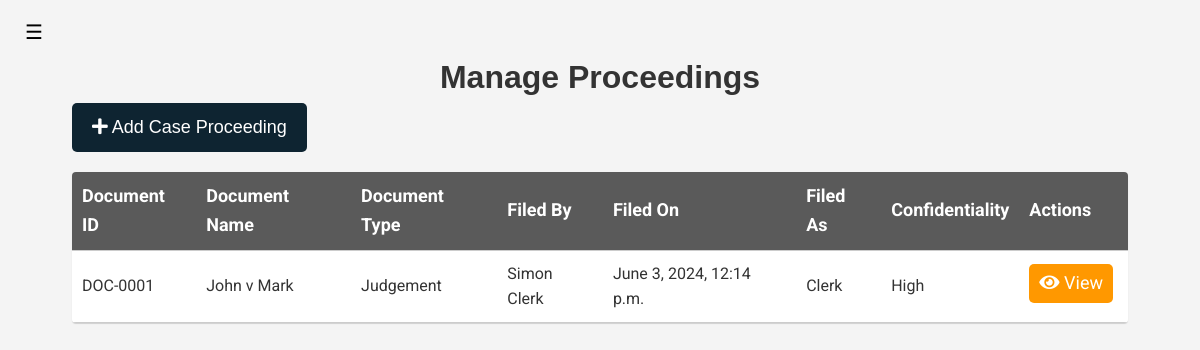
The page /manage-case-proceeding/1 (signed in) on the database its author committed.
### court_proceedings_management_application/models.py (models this page shows, shortened)
class CaseProceeding(models.Model):
    DOCUMENT_TYPES = (
        ('application', 'Application'),
        ('evidence', 'Evidence'),
        ('order', 'Order'),
        ('report', 'Report'),
        ('motion', 'Motion'),
        ('judgement', 'Judgement'),
        ('opinion', 'Opinion'),
        ('agreement', 'Agreement'),
        ('statement', 'Statement'),
        ('notice', 'Notice'),
        ('affidavit', 'Affidavit'),
        ('brief', 'Brief'),
        ('complaint', 'Complaint'),
        ('memorandum', 'Memorandum'),
        ('declaration', 'Declaration'),
        ('deposition', 'Deposition'),
        ('pleading', 'Pleading'),
        ('petition', 'Petition'),
        ('reply', 'Reply'),
        ('warrant', 'Warrant'),
        ('will', 'Will'),
        ('subpoena', 'Subpoena'),
        ('transcript', 'Transcript'),
        ('verdict', 'Verdict'),
        ('appeal', 'Appeal'),
        ('sentence', 'Sentence'),
        ('ruling', 'Ruling'),
        ('decree', 'Decree'),
        ('directive', 'Directive'),
        ('mandate', 'Mandate'),
        ('injunction', 'Injunction'),
        ('citation', 'Citation'),
        ('summons', 'Summons'),
        ('writ', 'Writ')
    )
    CONFIDENTIALITY_LEVELS = (
        ('low', 'Low'),
        ('medium', 'Medium'),
        ('high', 'High'),
        ('critical', 'Critical'),
    )
    document_id = models.CharField(max_length=30, unique=True)
    document_name = models.CharField(max_length=255)
    document_type = models.CharField(max_length=30, choices=DOCUMENT_TYPES)
    filed_by = models.ForeignKey(User, on_delete=models.CASCADE)
    filed_as = models.CharField(max_length=255, choices=User.ROLES)
    filed_on = models.DateTimeField(auto_now_add=True)
    confidentiality = models.CharField(max_length=30, choices=CONFIDENTIALITY_LEVELS)
    case = models.ForeignKey(Case, on_delete=models.CASCADE)
    editors = models.ManyToManyField(User, related_name='editors', blank=True)
    content = RichTextUploadingField(null=True, blank=True, default='')
    reliefs = models.ManyToManyField(Relief, blank=True)

class User(AbstractUser, PermissionsMixin):
    ROLES = (
        ('admin', 'Admin'),
        ('clerk', 'Clerk'),
        ('judge', 'Judge'),
        ('participant', 'Participant'),
        ('lawyer', 'Lawyer'),
    )
    COUNTY_CHOICES = (
        ('Baringo', 'Baringo'),
        ('Bomet', 'Bomet'),
        ('Bungoma', 'Bungoma'),
        ('Busia', 'Busia'),
        ('Elgeyo Marakwet', 'Elgeyo Marakwet'),
        ('Embu', 'Embu'),
        ('Garissa', 'Garissa'),
        ('Homa Bay', 'Homa Bay'),
        ('Isiolo', 'Isiolo'),
        ('Kajiado', 'Kajiado'),
        ('Kakamega', 'Kakamega'),
        ('Kericho', 'Kericho'),
        ('Kiambu', 'Kiambu'),
        ('Kilifi', 'Kilifi'),
        ('Kirinyaga', 'Kirinyaga'),
        ('Kisii', 'Kisii'),
        ('Kisumu', 'Kisumu'),
        ('Kitui', 'Kitui'),
        ('Kwale', 'Kwale'),
        ('Laikipia', 'Laikipia'),
        ('Lamu', 'Lamu'),
        ('Machakos', 'Machakos'),
        ('Makueni', 'Makueni'),
        ('Mandera', 'Mandera'),
        ('Marsabit', 'Marsabit'),
        ('Meru', 'Meru'),
        ('Migori', 'Migori'),
        ('Mombasa', 'Mombasa'),
        ('Murang\'a', 'Murang\'a'),
        ('Nairobi', 'Nairobi'),
        ('Nakuru', 'Nakuru'),
        ('Nandi', 'Nandi'),
        ('Narok', 'Narok'),
        ('Nyamira', 'Nyamira'),
        ('Nyandarua', 'Nyandarua'),
        ('Nyeri', 'Nyeri'),
        ('Samburu', 'Samburu'),
        ('Siaya', 'Siaya'),
        ('Taita Taveta', 'Taita Taveta'),
        ('Tana River', 'Tana River'),
        ('Tharaka Nithi', 'Tharaka Nithi'),
    )
    TRIBE_CHOICES = (
        ('Kikuyu', 'Kikuyu'),
        ('Luhya', 'Luhya'),
        ('Luo', 'Luo'),
        ('Kalenjin', 'Kalenjin'),
        ('Kamba', 'Kamba'),
        ('Kisii', 'Kisii'),
        ('Mijikenda', 'Mijikenda'),
        ('Meru', 'Meru'),
        ('Turkana', 'Turkana'),
        ('Maasai', 'Maasai'),
        ('Embu', 'Embu'),
        ('Taita', 'Taita'),
        ('Giriama', 'Giriama'),
        ('Rendille', 'Rendille'),
        ('Borana', 'Borana'),
        ('Samburu', 'Samburu'),
        ('Pokomo', 'Pokomo'),
        ('Orma', 'Orma'),
        ('Elmolo', 'Elmolo'),
        ('Digo', 'Digo'),
        ('Swahili', 'Swahili'),
        ('Taveta', 'Taveta'),
        ('Kuria', 'Kuria'),
        ('Mbeere', 'Mbeere'),
        ('Tharaka', 'Tharaka'),
        ('Gusii', 'Gusii'),
        ('Ilchamus', 'Ilchamus'),
        ('Kalenjin', 'Kalenjin'),
        ('Kamba', 'Kamba'),
        ('Kikuyu', 'Kikuyu'),
        ('Kisii', 'Kisii'),
        ('Kuria', 'Kuria'),
        ('Luhya', 'Luhya'),
        ('Luo', 'Luo'),
        ('Maasai', 'Maasai'),
        ('Meru', 'Meru'),
        ('Mijikenda', 'Mijikenda'),
        ('Pokomo', 'Pokomo'),
        ('Rendille', 'Rendille'),
        ('Samburu', 'Samburu'),
        ('Somali', 'Somali'),
        ('Swahili', 'Swahili'),
        ('Taita', 'Taita'),
        ('Taveta', 'Taveta'),
        ('Tharaka', 'Tharaka'),
        ('Turkana', 'Turkana'),
        ('Gabra', 'Gabra'),
        ('Giriama', 'Giriama'),
    )
    GENDER_CHOICES = (
        ('male', 'Male'),
        ('female', 'Female'),
        ('prefer not to say', 'Prefer not to say'),
    )
    profile_image = models.ImageField(upload_to='profile_images/', null=True, blank=True, default='profile_images'
                                                                                                  '/default.png')
    user_id = models.CharField(max_length=30, unique=True)
    first_name = models.CharField(max_length=30)
    last_name = models.CharField(max_length=30, null=True, blank=True)
    username = models.CharField(max_length=30, unique=True)
    email = models.EmailField(unique=True)
    role = models.CharField(max_length=30, choices=ROLES, default='observer')
    national_id = models.IntegerField(unique=True)
    county_of_residence = models.CharField(max_length=30, choices=COUNTY_CHOICES, default='Nairobi')
    phone_number = models.CharField(max_length=15, blank=True)
    gender = models.CharField(max_length=30, choices=GENDER_CHOICES, default='prefer not to say')
    tribe = models.CharField(max_length=30, choices=TRIBE_CHOICES, default='Kikuyu')
    date_of_birth = models.DateField()
    address = models.CharField(max_length=255)
    password = models.CharField(max_length=30)
    is_active = models.BooleanField(default=True)
    is_staff = models.BooleanField(default=False)
    is_superuser = models.BooleanField(default=False)
    date_joined = models.DateTimeField(auto_now_add=True)
    created_by = models.ForeignKey('self', on_delete=models.SET_NULL, null=True, blank=True)
    is_approved = models.BooleanField(default=False)
    courts = models.ManyToManyField('Court', related_name='users', blank=True)
    def __str__(self):
        return f'{self.first_name} {self.last_name}'

### court_proceedings_management_application/views.py (the view, shortened to what this page needs)
# urls.py: path('manage-case-proceeding/<int:case_id>', views.ManageCaseProceedingView.as_view(), name='manage-case-proceeding'),
class ManageCaseProceedingView(View):
    def __init__(self, *args, **kwargs):
        super().__init__(*args, **kwargs)
        self.case_proceeding_service = CaseProceedingService()
        self.user_service = UserService()
        self.case_service = CaseService()
    def get(self, request, case_id):
        user = request.user
        user_info = self.user_service.get_user_info(user.username)
        case = self.case_service.get_case_by_id(case_id)
        if user_info.role == 'clerk' or user_info.role == 'judge':
            case_proceedings = self.case_proceeding_service.get_case_proceeding_by_case(case)
        elif user_info.role == 'participant' or user_info.role == 'lawyer':
            case_proceedings = self.case_proceeding_service.get_case_proceeding_by_case(case).exclude(
                confidentiality__in=['critical'])
        else:
            case_proceedings = self.case_proceeding_service.get_case_proceeding_by_case(case).exclude(
                confidentiality__in=['medium', 'high', 'critical'])
        context = {
            'user_info': user_info,
            'case': case,
            'case_proceedings': case_proceedings
        }
        return render(request, 'manage-case-proceeding.html', context)

### court_proceedings_management_application/interfaces/case_database.py (called while the page is built)
    def get_case_by_id(self, case_id):
        try:
            return get_object_or_404(Case, id=case_id)
        except:
            raise CaseDoesNotExist(f'Case with id {case_id} does not exist')

### court_proceedings_management_application/interfaces/case_proceeding_database.py (called while the page is built)
    def get_case_proceeding_by_case(self, case_id):
        return CaseProceeding.objects.filter(case_id=case_id)

### court_proceedings_management_application/interfaces/case_proceeding_service.py (called while the page is built)
    def get_case_proceeding_by_case(self, case_id):
        return self.case_proceeding_database.get_case_proceeding_by_case(case_id)

### court_proceedings_management_application/interfaces/case_service.py (called while the page is built)
    def get_case_by_id(self, case_id):
        try:
            return self.case_database.get_case_by_id(case_id)
        except CaseDoesNotExist as e:
            print(e)
            return None

### court_proceedings_management_application/interfaces/user_database.py (called while the page is built)
    def get_user_info(self, username):
        try:
            return get_object_or_404(User, username=username)
        except User.DoesNotExist:
            return UserDoesNotExist(f'User with username {username} does not exist')

### court_proceedings_management_application/interfaces/user_service.py (called while the page is built)
    def get_user_info(self, username):
        try:
            return self.user_database.get_user_info(username)
        except UserDoesNotExist as e:
            print(e)
            return None

### templates/manage-case-proceeding.html (shortened to what this page needs)
{% extends 'sidebar.html' %}
{% load static %}
    {% block title %}
        Manage Proceedings
    {% endblock %}
    {% block content %}
        <article aria-label="case-table">
            <a class="btn btn-primary btn-primary-action" href="{% url 'create-case-proceeding' case_id=case.id %}"><i
                    class="fas fa-plus"></i> Add Case Proceeding
            </a>
            <div class="table-container">
                <table class="material-table">
                    <thead>
                    <tr>
                        <th>Document ID</th>
                        <th>Document Name</th>
                        <th>Document Type</th>
                        <th>Filed By</th>
                        <th>Filed On</th>
                        <th>Filed As</th>
                        <th>Confidentiality</th>
                        <th>Actions</th>
                    </tr>
                    </thead>
                    <tbody>
                    {% for case_proceeding in case_proceedings %}
                        <tr class="clickable-row"
                            onclick="window.location='{% url 'view-case-proceeding' case_proceeding_id=case_proceeding.id %}'">
                            <td>{{ case_proceeding.document_id | capfirst }}</td>
                            <td>{{ case_proceeding.document_name | capfirst }}</td>
                            <td>{{ case_proceeding.document_type | capfirst }}</td>
                            <td>{{ case_proceeding.filed_by }}</td>
                            <td>{{ case_proceeding.filed_on }}</td>
                            <td>{{ case_proceeding.filed_as | capfirst }}</td>
                            <td>{{ case_proceeding.confidentiality | capfirst }}</td>
                            <td>
                                <a class="btn btn-warning btn-secondary-action"
                                   href="{% url 'view-case-proceeding' case_proceeding_id=case_proceeding.id %}"
                                   onclick="event.stopPropagation();"><i
                                        class="fas fa-eye"></i> View</a>
                            </td>
                        </tr>
                    {% endfor %}
                    </tbody>
                </table>
            </div>
        </article>
    {% endblock %}

### static/styles/main.css (style rules this page uses)
body { font-family: 'Roboto Light', sans-serif; font-size: 16px; line-height: 1.6; color: #333; background-color: #f4f4f4; }
* { margin: 0; padding: 0; box-sizing: border-box; }
a { text-decoration: none; }
.btn { display: inline-block; padding: 10px 20px; color: #fff; border: none; border-radius: 5px; cursor: pointer; text-decoration: none; font-size: 18px; }
.btn-primary { background: #0e2431; color: #fff !important; }
.btn-warning { background: #ff9800; }

### rows shown on the page
CaseProceeding: document_id "DOC-0001", document_name "John v Mark", document_type "Judgement", filed_by "Simon Clerk", filed_on "June 3, 2024, 12:14 p.m.", filed_as "Clerk", confidentiality "High"
